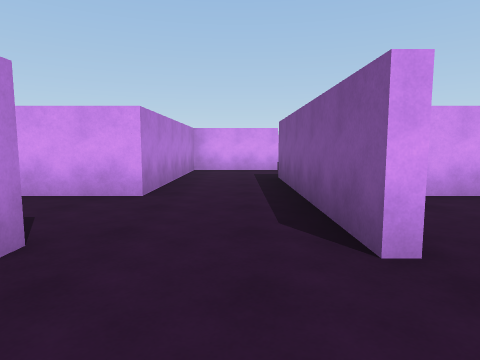
view 1 (above)

24 first-person views from a walk through a 3-D level made in the Unity game engine. The camera is 1.3 m above the floor, tilts 6° down and sees 75° across. The floor is counted in squares, 1.89 m on a side. Each view is taken from the middle of a square. On the plan, view 1 faces up. The plan holds only what a view shows up to about 10 squares ahead; the rest is blank. The player is left out.

view 2
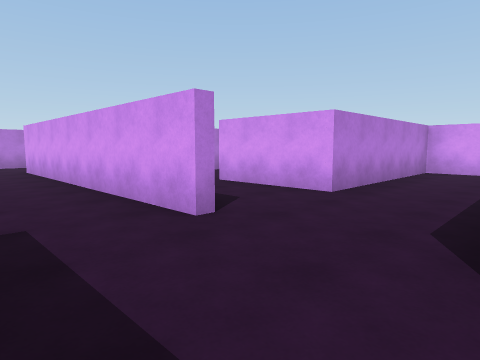

view 3
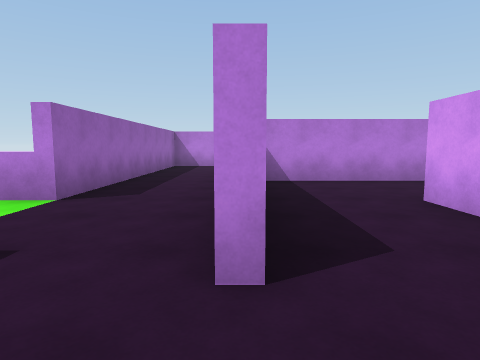

view 4
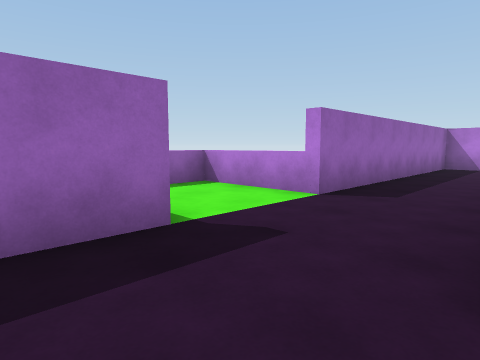

view 5
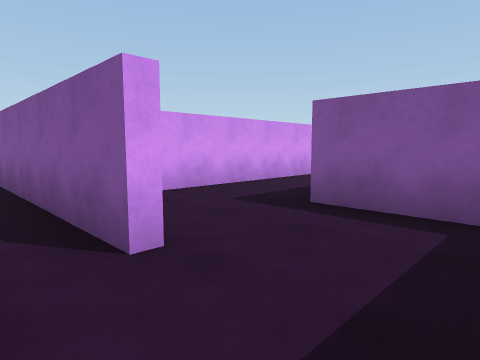

view 6
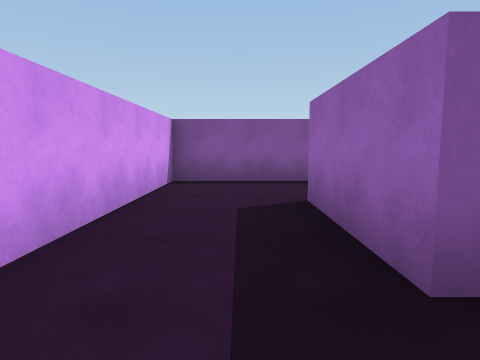

view 7
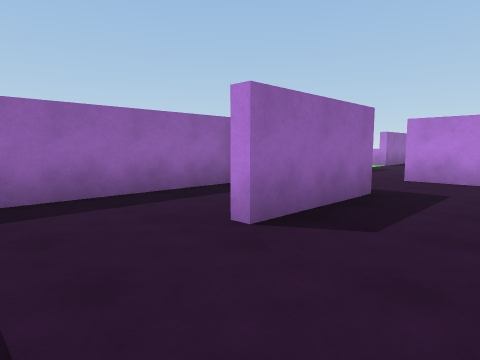

view 8
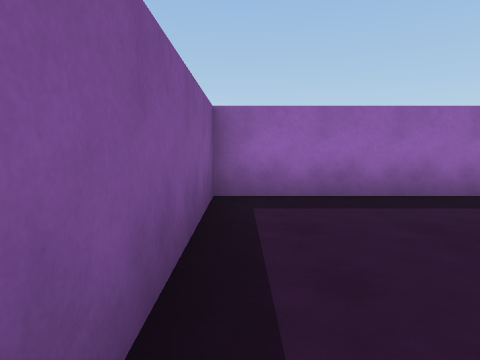

view 9
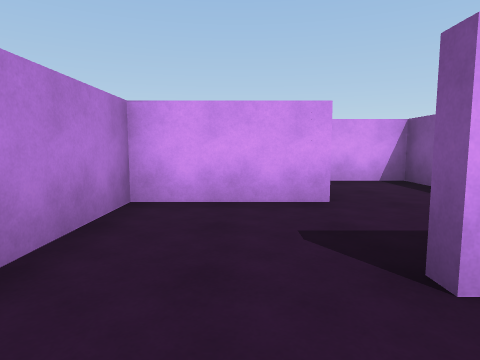

view 10
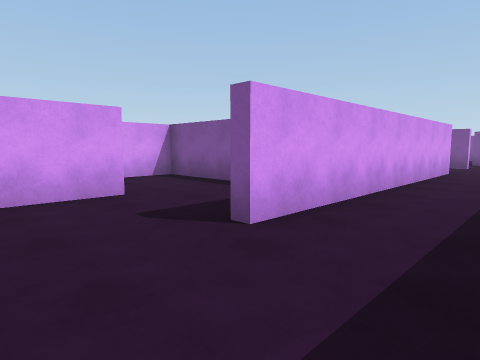

view 11
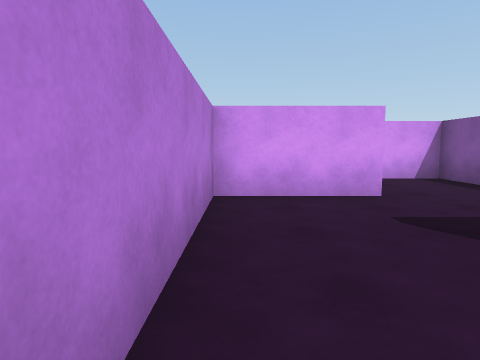

view 12
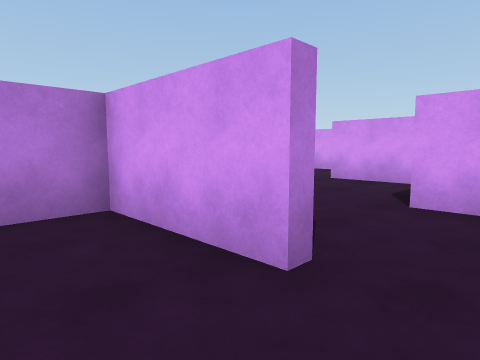

view 13
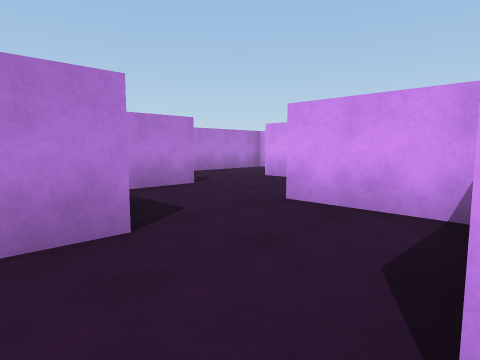

view 14
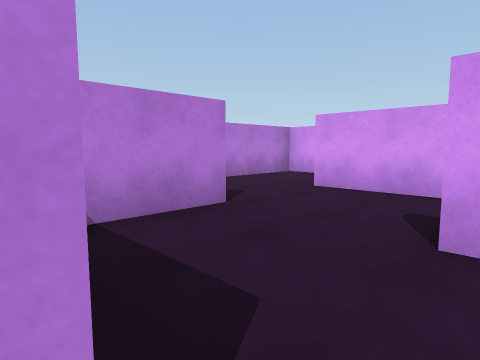

view 15
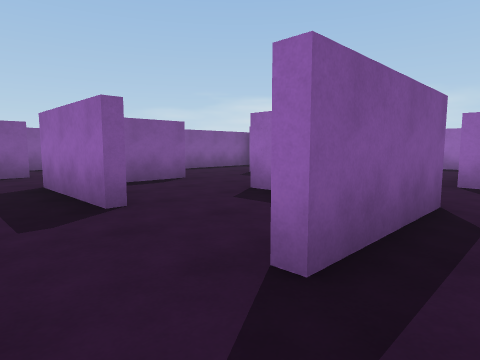

view 16
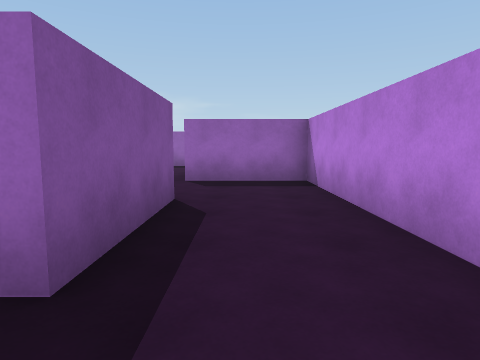

view 17
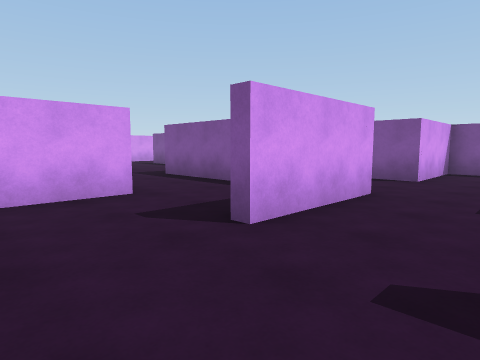

view 18
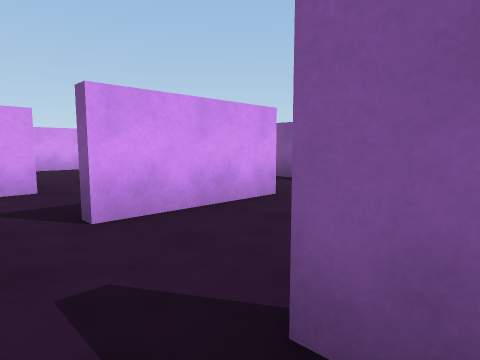

view 19
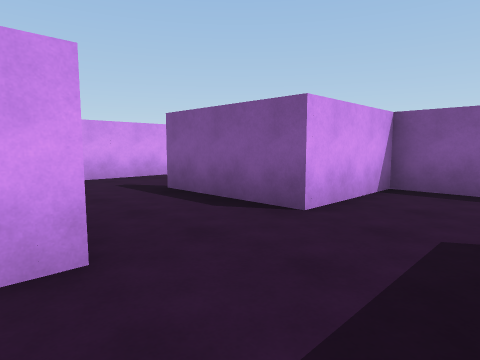

view 20
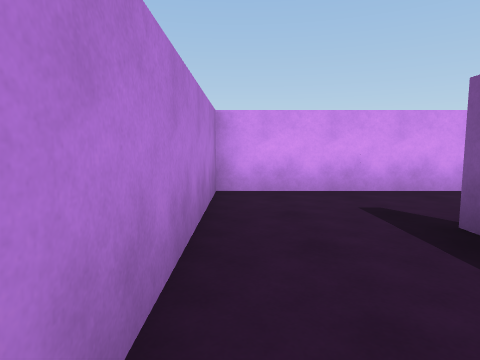

view 21
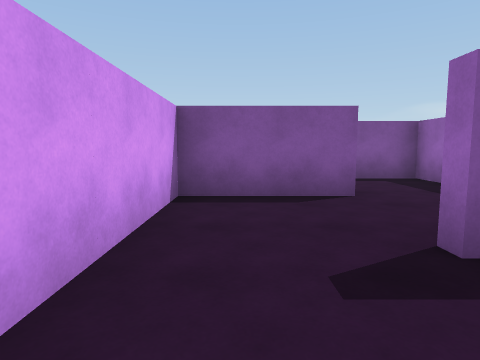

view 22
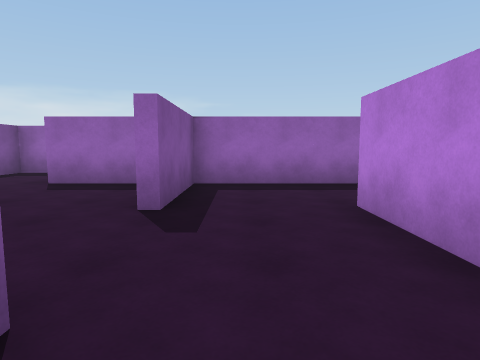

view 23
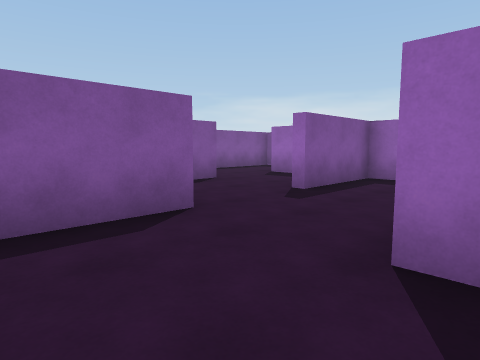

view 24
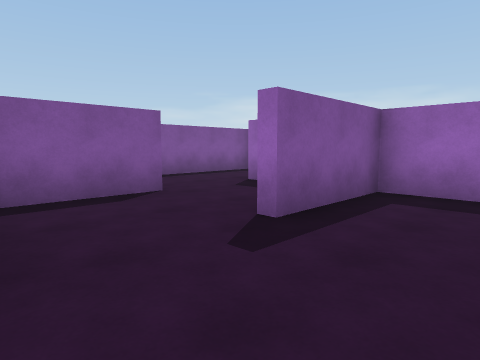

### Floor plan
Key: @ floor where view 1 was taken; # wall or solid block; . floor; ^ raised ledge.
Columns run from 17 left of view 1 to 9 right of it. Each row starts with its distance up from view 1.
 20     ##
 19     ...   ...#
 18     ...   ...#
 17     .######..#
 16     .#....#....#
 15 ####.#....#....#
 14 #....#..#....#...
 13 #....#..#....#....#
 12 #..###..########..#
 11  .........#     ..#
 10  .....###.#  ######
  9 #..#....#....#.#...
  8 #..#....#    #.#...
  7 #..###..######.#..#
  6 #... #....#....#..#
  5 #### ####.#..###..#########
  4      #....#.......#.......#
  3     .#....#.......#.......#
  2     .#..########..#.###...#
  1     .#..............#.....#
  0     .#...........@..#.....#
 -1     #########^..^#  #######
 -2              ^..
 -3              ^^

Positions as (right, up) in squares from view 1, and headings:
1: (0, 0), facing up
2: (1, 0), facing up-left
3: (0, 2), facing left
4: (0, 2), facing down-left
5: (0, 0), facing up-right
6: (2, 3), facing right
7: (8, 4), facing down-left
8: (8, 4), facing down
9: (-5, 3), facing up
10: (-11, 0), facing up-right
11: (-11, 0), facing up
12: (-8, 3), facing up-left
13: (-9, 6), facing up-left
14: (-11, 7), facing up-left
15: (-15, 11), facing down-right
16: (-15, 11), facing down
17: (-16, 10), facing up-right
18: (-15, 9), facing up-right
19: (-12, 10), facing up-right
20: (-11, 12), facing up
21: (-11, 16), facing right
22: (-5, 18), facing down
23: (-7, 19), facing down-right
24: (-6, 17), facing down-right
